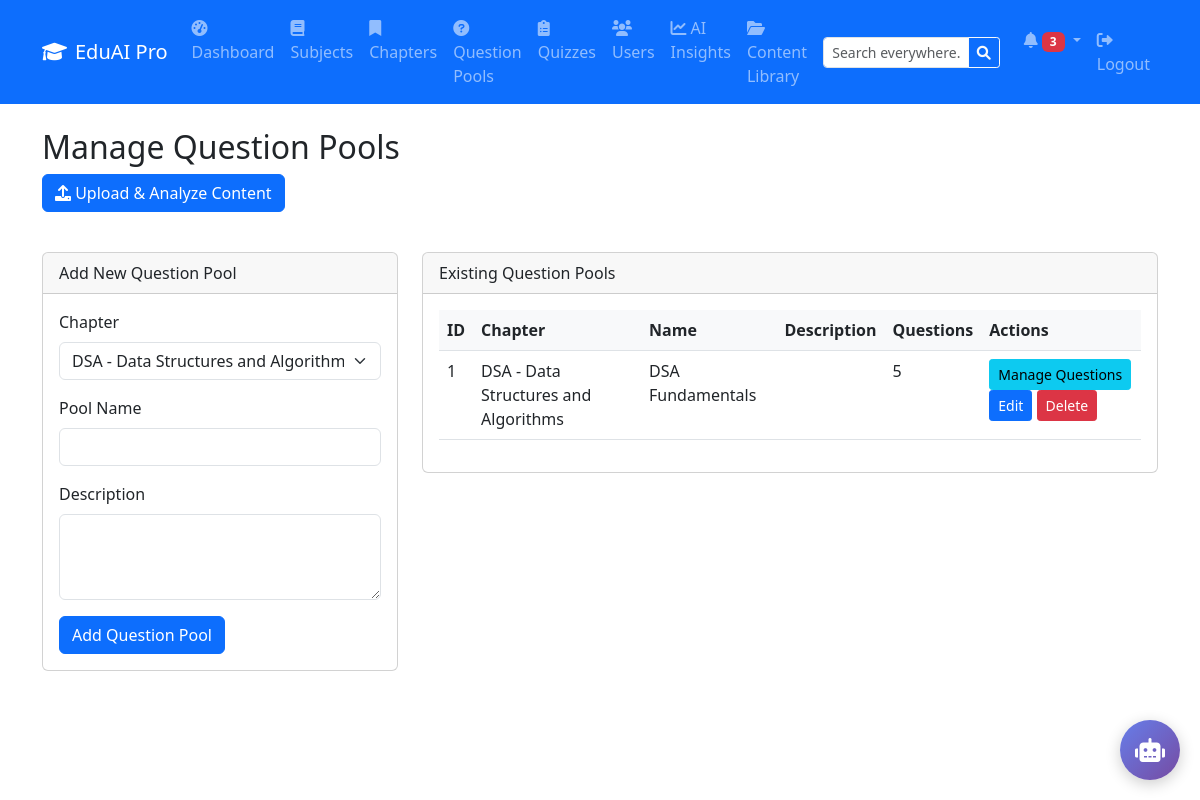
/admin/pools (signed in), run on an earlier commit of the app's database.
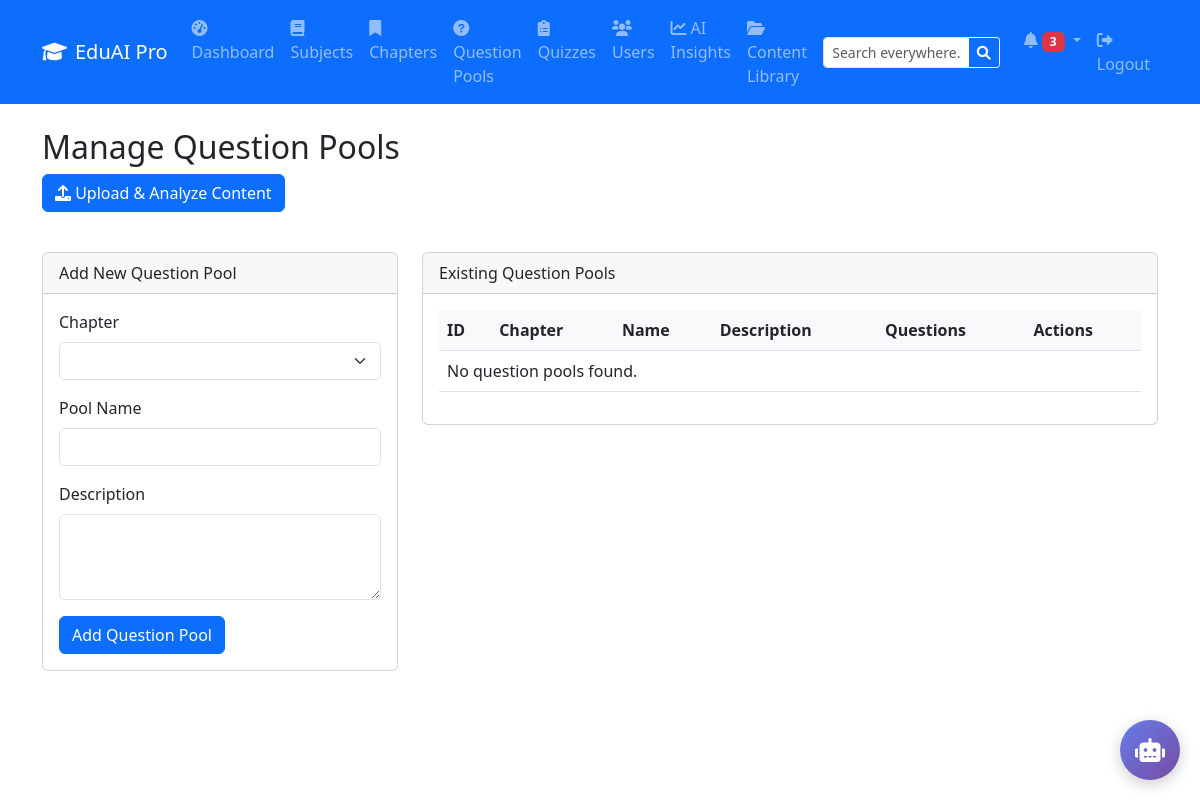
And on a later commit of the database.
### models.py (models this page shows)
class QuestionPool(db.Model):
    __tablename__ = 'question_pools'
    id = db.Column(db.Integer, primary_key=True, autoincrement=True)
    chapter_id = db.Column(db.Integer, db.ForeignKey('chapters.id'), nullable=False)
    name = db.Column(db.String(100), nullable=False)
    description = db.Column(db.Text)
    questions = db.relationship('PoolQuestion', backref='pool', lazy=True, cascade="all, delete-orphan")
    quizzes = db.relationship('Quiz', backref='question_pool', lazy=True)

class Subject(db.Model):
    __tablename__ = 'subjects'
    id = db.Column(db.Integer, primary_key=True, autoincrement=True)
    name = db.Column(db.String(100), nullable=False)
    description = db.Column(db.Text)
    chapters = db.relationship('Chapter', backref='subject', lazy=True, cascade="all, delete-orphan")

class Chapter(db.Model):
    __tablename__ = 'chapters'
    id = db.Column(db.Integer, primary_key=True, autoincrement=True)
    subject_id = db.Column(db.Integer, db.ForeignKey('subjects.id'), nullable=False)
    name = db.Column(db.String(100), nullable=False)
    description = db.Column(db.Text)
    quizzes = db.relationship('Quiz', backref='chapter', lazy=True, cascade="all, delete-orphan")
    pools = db.relationship('QuestionPool', backref='chapter', lazy=True, cascade="all, delete-orphan")

### app.py (the view, shortened to what this page needs)
@app.route('/admin/pools', methods=['GET', 'POST'])
@admin_required
def admin_pools():
    chapters = Chapter.query.all()
    pools = QuestionPool.query.all()
    return render_template('admin/pools.html', chapters=chapters, pools=pools)

### app.py (called while the page is built)
def admin_required(f):
    @wraps(f)
    def decorated_function(*args, **kwargs):
        if 'user_id' not in session:
            flash('Please log in to access this page', 'warning')
            return redirect(url_for('login'))
        user = db.session.get(User, session['user_id'])
        if not user or not user.is_admin:
            flash('You do not have permission to access this page', 'danger')
            return redirect(url_for('dashboard'))
        return f(*args, **kwargs)
    return decorated_function

### templates/admin/pools.html (shortened to what this page needs)
{% extends 'base.html' %}
{% block content %}
<h2>Manage Question Pools</h2>
<button class="btn btn-primary mb-3" data-bs-toggle="modal" data-bs-target="#uploadPoolModal">
    <i class="fas fa-upload"></i> Upload & Analyze Content
</button>
<div class="row mt-4">
    <div class="col-md-4">
        <div class="card">
            <div class="card-header">Add New Question Pool</div>
            <div class="card-body">
                <form method="POST" action="{{ url_for('admin_pools') }}">
                    <div class="mb-3">
                        <label for="chapter_id" class="form-label">Chapter</label>
                        <select class="form-select" id="chapter_id" name="chapter_id" required>
                            {% for chapter in chapters %}
                                <option value="{{ chapter.id }}">{{ chapter.subject.name }} - {{ chapter.name }}</option>
                            {% endfor %}
                        </select>
                    </div>
                    <div class="mb-3">
                        <label for="name" class="form-label">Pool Name</label>
                        <input type="text" class="form-control" id="name" name="name" required>
                    </div>
                    <div class="mb-3">
                        <label for="description" class="form-label">Description</label>
                        <textarea class="form-control" id="description" name="description" rows="3"></textarea>
                    </div>
                    <button type="submit" class="btn btn-primary">Add Question Pool</button>
                </form>
            </div>
        </div>
    </div>
    <div class="col-md-8">
        <div class="card">
            <div class="card-header">Existing Question Pools</div>
            <div class="card-body">
                <table class="table">
                    <thead>
                        <tr>
                            <th>ID</th>
                            <th>Chapter</th>
                            <th>Name</th>
                            <th>Description</th>
                            <th>Questions</th>
                            <th>Actions</th>
                        </tr>
                    </thead>
                    <tbody>
                        {% for pool in pools %}
                            <tr>
                                <td>{{ pool.id }}</td>
                                <td>{{ pool.chapter.subject.name }} - {{ pool.chapter.name }}</td>
                                <td>{{ pool.name }}</td>
                                <td>{{ pool.description }}</td>
                                <td>{{ pool.questions|length }}</td>
                                <td>
                                    <a href="{{ url_for('admin_pool_questions', pool_id=pool.id) }}" class="btn btn-sm btn-info">Manage Questions</a>
                                    <a href="{{ url_for('edit_pool', pool_id=pool.id) }}" class="btn btn-sm btn-primary">Edit</a>
                                    <button class="btn btn-sm btn-danger" onclick="deletePool({{ pool.id }}, this)">Delete</button>
                                </td>
                            </tr>
                        {% else %}
                            <tr>
                                <td colspan="6">No question pools found.</td>
                            </tr>
                        {% endfor %}
                    </tbody>
                </table>
            </div>
        </div>
    </div>
</div>
{% endblock %}

What changed in the data, as far as the page shows it:
removed QuestionPool: id "1", chapter.subject.name "DSA", chapter.name "Data Structures and Algorithms", name "DSA Fundamentals", questions|length "5"
Also different on the page:
form field chapter_id: "DSA - Data Structures and Algorithms" → (not shown)
text now shown: "No question pools found."
